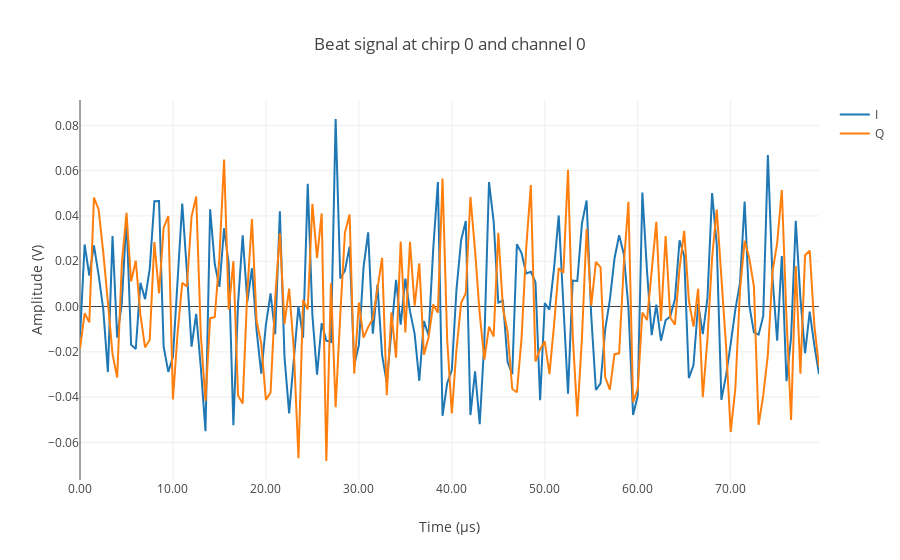

Notebook source saved alongside this figure:
### Code cell
beat_I = go.Scatter(
    x=time_matrix[0, 0, :] * 1e6,
    y=np.real(beat_matrix[0, 0, :]),
    name='I',
)
beat_Q = go.Scatter(
    x=time_matrix[0, 0, :] * 1e6,
    y=np.imag(beat_matrix[0, 0, :]),
    name='Q',
)
data = [beat_I, beat_Q]

layout = go.Layout(
    title='Beat signal at chirp 0 and channel 0',
    yaxis=dict(tickformat='.2f', title='Amplitude (V)'),
    xaxis=dict(tickformat='.2f', title='Time (µs)'),
)

fig = go.Figure(data, layout=layout)
iplot(fig, filename='beat.html')

### Figure 1 — Plotly figure (JSON) as saved in the notebook; plotly's stock layout.template omitted (floating-point values rounded to 4 significant figures; data arrays with more than 128 entries replaced by an {"elided": "..."} marker saying what was removed)
{"data": [{"name": "I", "type": "scatter", "uid": "f7bd3c0e-f871-4139-8f26-bf5a567186e4", "x": {"elided": "160 float values"}, "y": {"elided": "160 float values"}}, {"name": "Q", "type": "scatter", "uid": "11f1705c-e5d2-4f0e-aced-0d1812bee9ac", "x": {"elided": "160 float values"}, "y": {"elided": "160 float values"}}], "layout": {"title": {"text": "Beat signal at chirp 0 and channel 0"}, "xaxis": {"tickformat": ".2f", "title": {"text": "Time (µs)"}}, "yaxis": {"tickformat": ".2f", "title": {"text": "Amplitude (V)"}}}}
